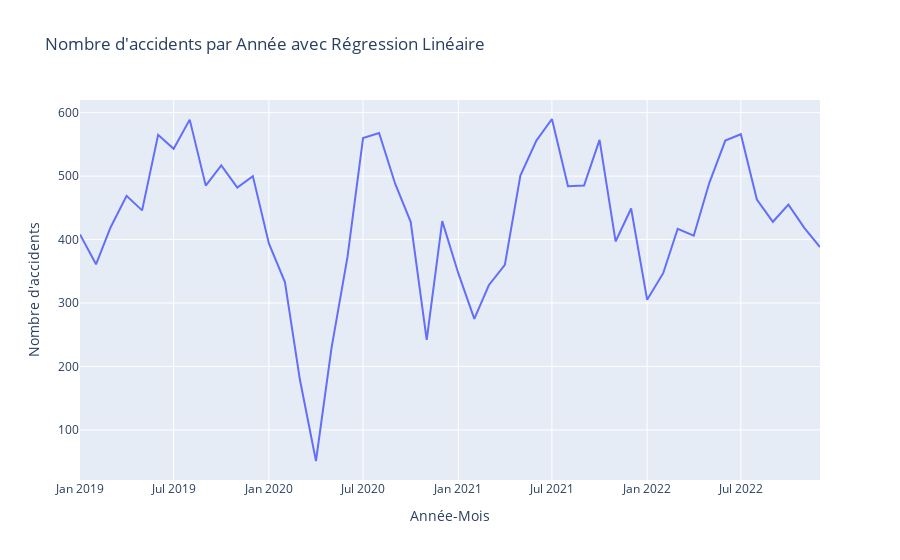

Notebook source saved alongside this figure:
### Code cell
# Compter le nombre d'accidents par année
accidents_par_annee = df.groupby(['an','mois'])['Num_Acc'].count().reset_index()
accidents_par_annee.columns = ['Année', 'Mois', 'Nombre d\'accidents']

# Créer une colonne combinée pour l'affichage
accidents_par_annee['Année-Mois'] = accidents_par_annee['Année'].astype(str) + '-' + accidents_par_annee['Mois'].astype(str).str.zfill(2)

# Création du graphique en ligne avec régression linéaire
fig_années = px.line(
    accidents_par_annee,
    x='Année-Mois',
    y='Nombre d\'accidents',
    title='Nombre d\'accidents par Année avec Régression Linéaire',
    labels={'Année-Mois': 'Année-Mois', 'Nombre d\'accidents': 'Nombre d\'accidents'}
)

# Afficher le graphique
fig_années.show()

### Figure 1 — Plotly figure (JSON) as saved in the notebook; plotly's stock layout.template omitted (floating-point values rounded to 4 significant figures)
{"data": [{"hovertemplate": "Année-Mois=%{x}<br>Nombre d'accidents=%{y}<extra></extra>", "legendgroup": "", "line": {"color": "#636efa", "dash": "solid"}, "marker": {"symbol": "circle"}, "mode": "lines", "name": "", "orientation": "v", "showlegend": false, "type": "scatter", "x": ["2019-01", "2019-02", "2019-03", "2019-04", "2019-05", "2019-06", "2019-07", "2019-08", "2019-09", "2019-10", "2019-11", "2019-12", "2020-01", "2020-02", "2020-03", "2020-04", "2020-05", "2020-06", "2020-07", "2020-08", "2020-09", "2020-10", "2020-11", "2020-12", "2021-01", "2021-02", "2021-03", "2021-04", "2021-05", "2021-06", "2021-07", "2021-08", "2021-09", "2021-10", "2021-11", "2021-12", "2022-01", "2022-02", "2022-03", "2022-04", "2022-05", "2022-06", "2022-07", "2022-08", "2022-09", "2022-10", "2022-11", "2022-12"], "xaxis": "x", "y": [408, 361, 419, 469, 446, 565, 543, 589, 485, 517, 482, 500, 394, 333, 179, 51, 229, 373, 560, 568, 488, 428, 242, 429, 347, 275, 328, 360, 501, 556, 590, 484, 485, 557, 397, 449, 305, 347, 417, 406, 489, 556, 566, 463, 428, 455, 418, 388], "yaxis": "y"}], "layout": {"legend": {"tracegroupgap": 0}, "title": {"text": "Nombre d'accidents par Année avec Régression Linéaire"}, "xaxis": {"anchor": "y", "domain": [0, 1], "title": {"text": "Année-Mois"}}, "yaxis": {"anchor": "x", "domain": [0, 1], "title": {"text": "Nombre d'accidents"}}}}
